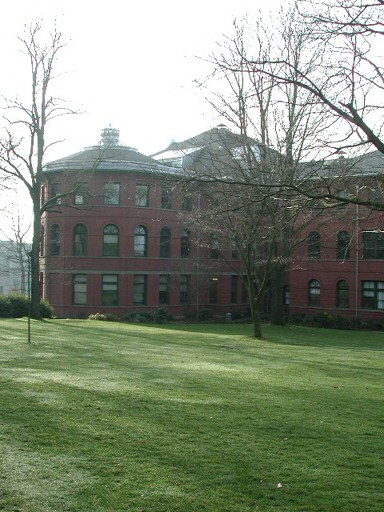
%> input picture image/prtn00.jpg, 384 x 512 px
$ octave --eval "result = multiScaleHarris(imread('image/prtn00.jpg'));"   (GNU Octave 9; MATLAB toolbox functions it lacks are replaced by stand-ins)
%> lines starting %> are read from the running program, lines starting %| are printed output that depends on the picture
function [first_fHM, feature_record] = multiScaleHarris(image)

    img_size = size(image);
%> img_size = [512 384 3]
    ROWS = img_size(1);
%> ROWS = 512
    COLS = img_size(2);
%> COLS = 384
    image_gray = rgb2gray(image);
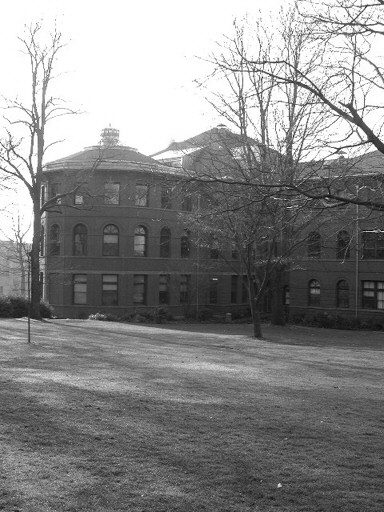
%> image_gray: size 512x384 uint8; min 1, max 255, mean 135.5

    % Use Sobel operator to do derivative
    sobel_y = [-1 -2 -1; 0 0 0; 1 2 1];
    sobel_x = transpose(sobel_y);

    grad_x = [-1 0 1];
    grad_y = transpose(grad_x);
    sub_image = image_gray;
    feature_record = zeros(ROWS,COLS);

    first_fHM = zeros(ROWS,COLS);

    %% Do multi scale Harris Corner
    for lv=1:4
        %% Sub image Size & scale
        scale = 2^(lv-1);
        sub_img_size = size(sub_image);

        SUB_ROWS = sub_img_size(1);
        SUB_COLS = sub_img_size(2);

        %% Gradient of x&y
        Ix = filter2(sobel_x, sub_image);
        Iy = filter2(sobel_y, sub_image);

        %% outer product of gradient for M=[A C; C B]
        Ix2 = Ix .* Ix;
        Iy2 = Iy .* Iy;
        Ixy = Ix .* Iy;

        %% apply gaussian filter
        sigma = 1.5;
        Sx2 = imgaussfilt(Ix2, sigma);
        Sy2 = imgaussfilt(Iy2, sigma);
        Sxy = imgaussfilt(Ixy, sigma);

        %% Compute corner strength: Fhm
        for i=1:SUB_ROWS
            for j=1:SUB_COLS
                M = [Sx2(i,j) Sxy(i,j); Sxy(i,j) Sy2(i,j)];
                fHM(i,j) = det(M) ./ trace(M);
            end
        end

        if lv==1
            first_fHM = fHM;
        end

        %% Pick local maxima of 3x3 and above threshold t
        window = 1;
        t = 10.0; % threshold

        for i=1:SUB_ROWS
            for j=1:SUB_COLS
                % Check each pixel start
                if fHM(i,j) > t
                    picked = 1;
                    if i-window<1 || i+window > SUB_ROWS || j-window<1 || j+window > SUB_COLS
                        continue;
                    end

                    neighbour3x3 = fHM(i-window:i+window,j-window:j+window);
                    if max(neighbour3x3(:)) ~= fHM(i,j)
                        picked = 0;
                    end

                    if picked == 1
                        r = i*scale;
                        c = j*scale;
                        feature_record(r,c) = 1;
                    end

                end

                % Check each pixel END
            end
        end

        %% image pyramid
        sub_image = impyramid(sub_image, 'reduce');
    end
%> this loop made 4 passes
%> pass 1, in multiScaleHarris, `Ix = filter2(sobel_x, sub_image);`:
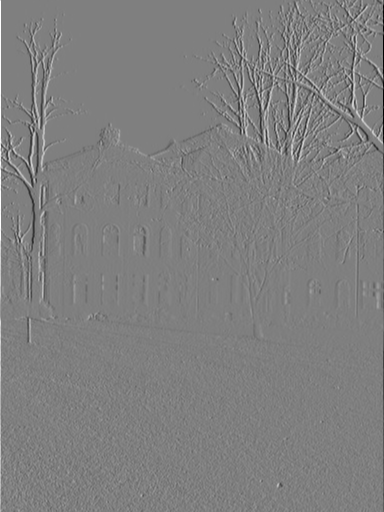
%> Ix: size 512x384 double; min -1020, max 1020, mean -0.6; drawn with min black and max white
%> pass 1, in multiScaleHarris, `Iy = filter2(sobel_y, sub_image);`:
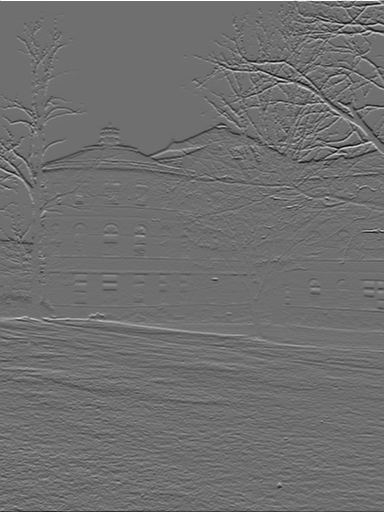
%> Iy: size 512x384 double; min -795, max 1020, mean -1.3; drawn with min black and max white
%> pass 1, in multiScaleHarris, `Ix2 = Ix .* Ix;`:
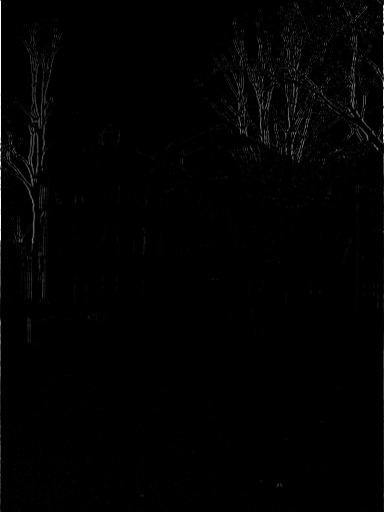
%> Ix2: size 512x384 double; min 0, max 1040400, mean 9812.9; drawn with min black and max white
%> pass 1, in multiScaleHarris, `Iy2 = Iy .* Iy;`:
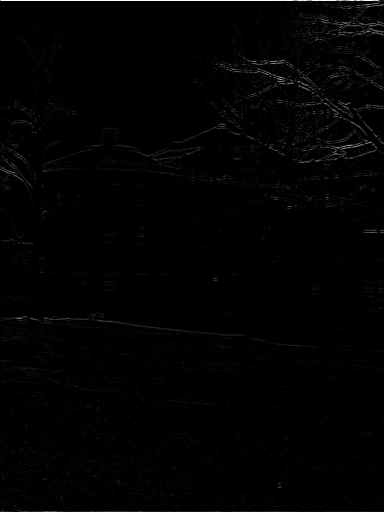
%> Iy2: size 512x384 double; min 0, max 1040400, mean 10788.7; drawn with min black and max white
%> after the loop:
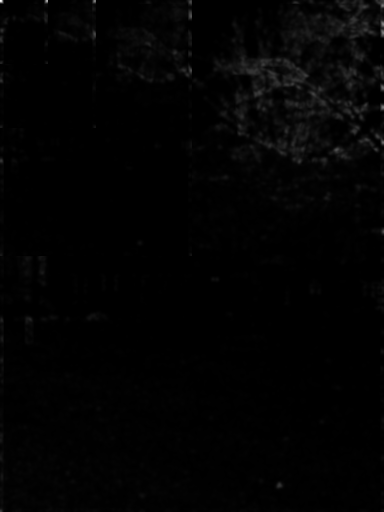
%> fHM: size 512x384 double; 0.44% of the values are NaN or infinite; the others: min 0, max 180175.4, mean 2182; drawn with min black, max white, NaN and infinite black
%> after the loop:
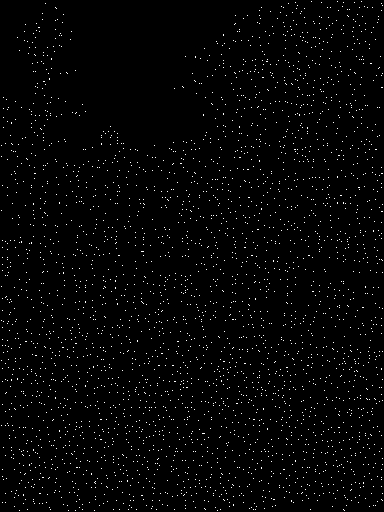
%> feature_record: size 512x384 double; values 0 (black) and 1 (white), 1.7% white in thin lines or dots
%> after the loop, c = 240; neighbour3x3 = [6373.9 8395.2 8156.9; 8135.9 13346.2 14473.1; 7856.7 14224.7 16047]; picked = 1; r = 496

end

$ run again, on image/prtn01.jpg
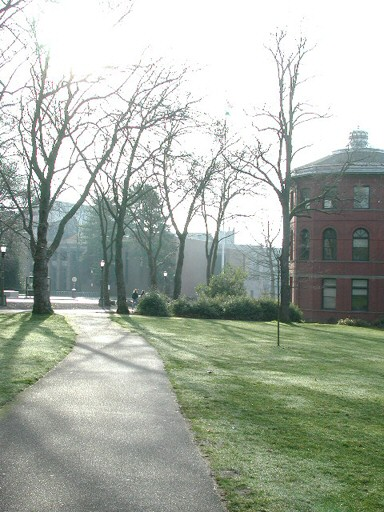
%> input picture image/prtn01.jpg, 384 x 512 px
%> the loop in multiScaleHarris, `for lv=1:4` made 4 passes
%> pass 1, in multiScaleHarris, `Iy = filter2(sobel_y, sub_image);`:
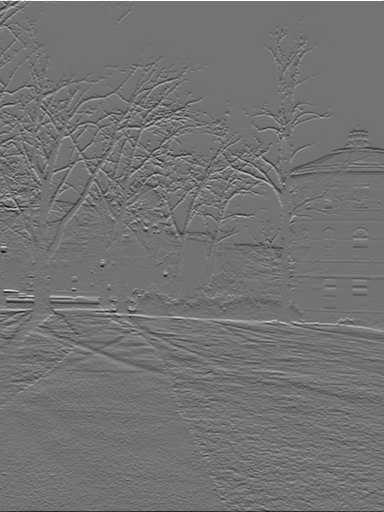
%> Iy: size 512x384 double; min -842, max 1020, mean -1; drawn with min black and max white
%> after the loop in multiScaleHarris, `for lv=1:4`:
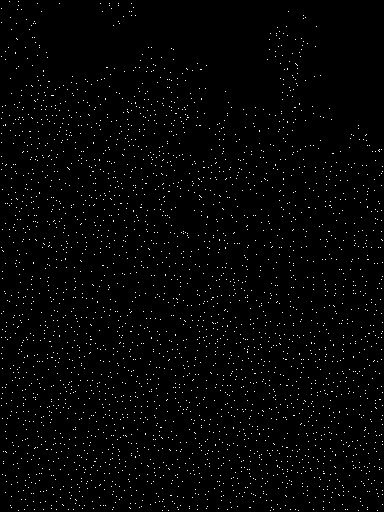
%> feature_record: size 512x384 double; values 0 (black) and 1 (white), 1.6% white in thin lines or dots
%> after the loop in multiScaleHarris, `for lv=1:4`: c = 344; neighbour3x3 = [11148.9 14315.3 14001.4; 13982.6 22208.9 23756.2; 12908.7 22854.6 25391.1]; picked = 1; r = 496

$ run again, on image/prtn02.jpg
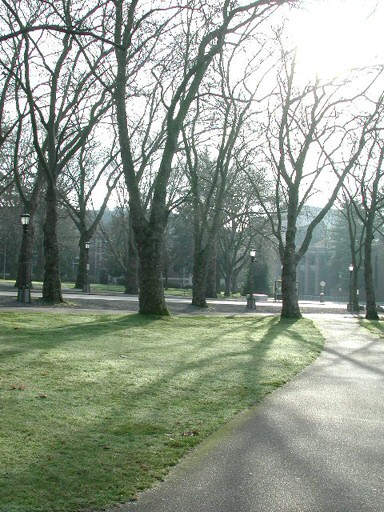
%> input picture image/prtn02.jpg, 384 x 512 px
%> after the loop in multiScaleHarris, `for lv=1:4`:
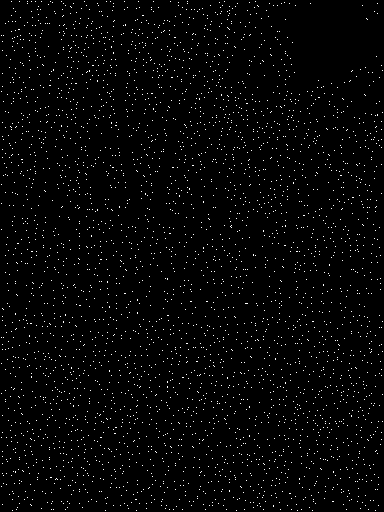
%> feature_record: size 512x384 double; values 0 (black) and 1 (white), 1.9% white in thin lines or dots
%> after the loop in multiScaleHarris, `for lv=1:4`:
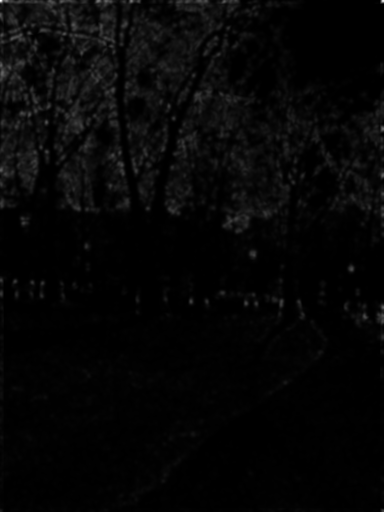
%> first_fHM: size 512x384 double; 1.22% of the values are NaN or infinite; the others: min 0, max 190634.9, mean 4824.9; drawn with min black, max white, NaN and infinite black
%> after the loop in multiScaleHarris, `for lv=1:4`: c = 312; neighbour3x3 = [23302.1 29671.3 28423.8; 30004 47425.5 50243.9; 28835.6 50884.4 56138.8]; picked = 1; r = 496

$ run again, on image/prtn03.jpg
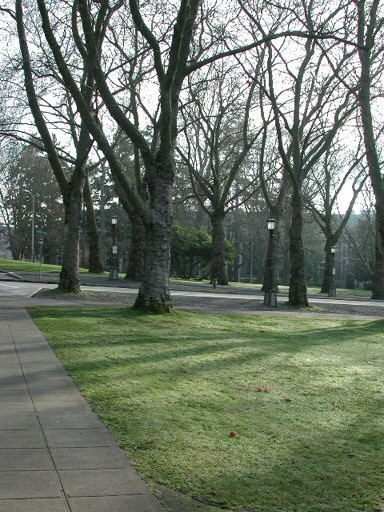
%> input picture image/prtn03.jpg, 384 x 512 px
%> after the loop in multiScaleHarris, `for lv=1:4`:
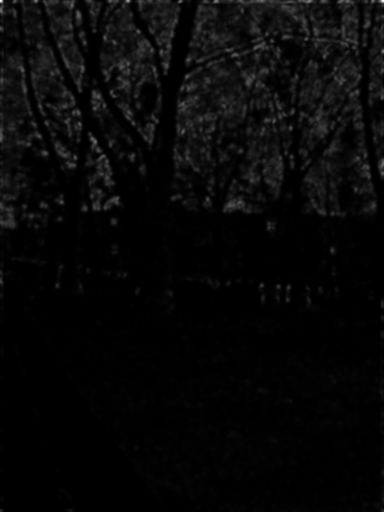
%> first_fHM: size 512x384 double; min 0.691, max 183787.3, mean 5976.5; drawn with min black and max white
%> after the loop in multiScaleHarris, `for lv=1:4`: c = 160; neighbour3x3 = [7372.6 9836.4 10066.2; 9699.8 15922.1 17961; 9582.1 17328.8 20089.8]; picked = 1; r = 496
